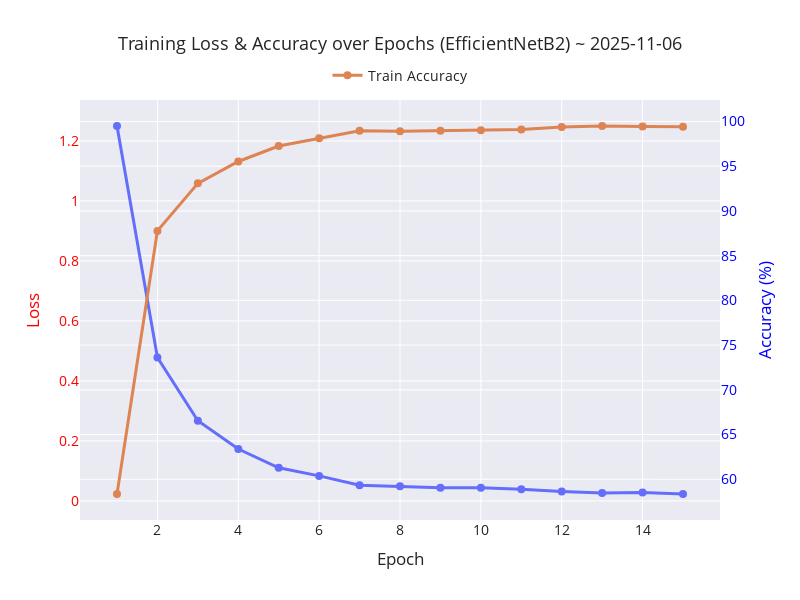

The notebook cell this image was saved under:
### Code cell
plot_training_curves(
    df_metrics_all
    , x_col="Epoch"
    , loss_col="Train Loss"
    , acc_col="Train Accuracy"
    , title=f"Training Loss & Accuracy over Epochs (EfficientNetB2) ~ {current_date}"
)

### Figure 1 — Plotly figure (JSON) as saved in the notebook; plotly's stock layout.template omitted (floating-point values rounded to 4 significant figures)
{"data": [{"hovertemplate": "Epoch=%{x}<br>Train Loss=%{y}<extra></extra>", "legendgroup": "", "line": {"color": "#636efa", "dash": "solid", "width": 3}, "marker": {"size": 8, "symbol": "circle"}, "mode": "markers+lines", "name": "", "orientation": "v", "showlegend": false, "type": "scatter", "x": [1, 2, 3, 4, 5, 6, 7, 8, 9, 10, 11, 12, 13, 14, 15], "xaxis": "x", "y": [1.25, 0.4779, 0.2672, 0.173, 0.1104, 0.0834, 0.0522, 0.04913, 0.04429, 0.0439, 0.03901, 0.03121, 0.02613, 0.02827, 0.02306], "yaxis": "y"}, {"line": {"width": 3}, "marker": {"size": 8}, "mode": "lines+markers", "name": "Train Accuracy", "type": "scatter", "x": [1, 2, 3, 4, 5, 6, 7, 8, 9, 10, 11, 12, 13, 14, 15], "y": [58.35, 87.77, 93.08, 95.53, 97.26, 98.12, 98.96, 98.9, 98.96, 99.02, 99.11, 99.37, 99.49, 99.43, 99.4], "yaxis": "y2"}], "layout": {"font": {"size": 14}, "height": 600, "hovermode": "x unified", "legend": {"orientation": "h", "title": {}, "tracegroupgap": 0, "x": 0.5, "xanchor": "center", "y": 1.02, "yanchor": "bottom"}, "title": {"font": {"size": 18}, "text": "Training Loss & Accuracy over Epochs (EfficientNetB2) ~ 2025-11-06", "x": 0.5}, "width": 800, "xaxis": {"anchor": "y", "domain": [0, 1], "title": {"text": "Epoch"}}, "yaxis": {"anchor": "x", "domain": [0, 1], "tickfont": {"color": "red"}, "title": {"font": {"color": "red"}, "text": "Loss"}}, "yaxis2": {"overlaying": "y", "side": "right", "tickfont": {"color": "blue"}, "title": {"font": {"color": "blue"}, "text": "Accuracy (%)"}}}}
